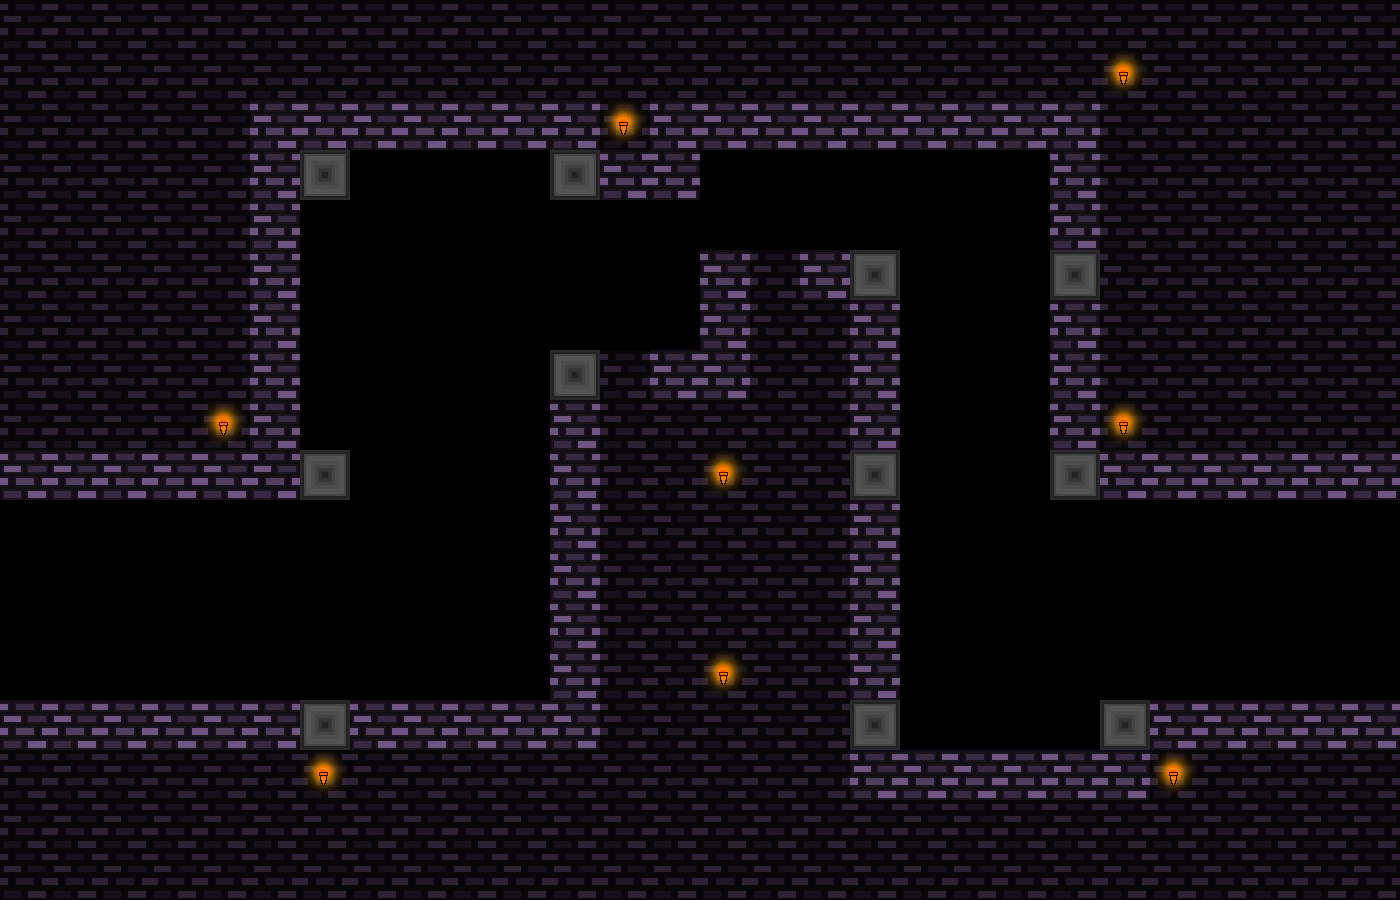

A level layout from a 2D game, rendered from its tile map. Below: a short description, then the map file with tile-grid data replaced by summaries:
An orthogonal 28x18 tile map with 50x50 px tiles, 3 tile layers (tiles-main, tiles-deco, tiles-deco2), 7 tilesets and 51 objects (26x laser, 9x warp, 8x light, 3x spike, 2x falling, ...).

<map version="1.10" tiledversion="1.11.2" orientation="orthogonal" renderorder="right-down" width="28" height="18" tilewidth="50" tileheight="50" infinite="0" nextlayerid="20" nextobjectid="385">
 <properties>
  <property name="songName" value="castle1" />
 </properties>
 <tileset firstgid="1" source="ch1-tiles.tsx" />
 <tileset firstgid="81" source="../../textures/trampoline.tsx" />
 <tileset firstgid="84" source="../../textures/save.tsx" />
 <tileset firstgid="85" source="../../textures/spike.tsx" />
 <tileset firstgid="93" source="../../textures/laser.tsx" />
 <tileset firstgid="111" source="../../textures/light.tsx" />
 <tileset firstgid="112" source="../../textures/transition-tiles.tsx" />
 <layer id="1" name="tiles-main" width="28" height="18">
  <data>[504 cells, 127 non-empty, 3 distinct tile ids]</data>
 </layer>
 <layer id="5" name="tiles-deco" width="28" height="18">
  <data>[504 cells, 221 non-empty, 1 distinct tile ids]</data>
 </layer>
 <layer id="18" name="tiles-deco2" width="28" height="18">
  <data>[504 cells, 8 non-empty, 1 distinct tile ids]</data>
 </layer>
 <objectgroup id="16" name="falling">
  <properties>
   <property name="direction" value="down" />
  </properties>
  <object id="369" name="falling" gid="16" x="600" y="400" width="50" height="50">
   <properties>
    <property name="direction" value="down" />
   </properties>
  </object>
  <object id="372" name="falling" gid="16" x="750" y="300" width="50" height="50">
   <properties>
    <property name="direction" value="down" />
   </properties>
  </object>
 </objectgroup>
 <objectgroup id="13" name="platform">
  <object id="314" name="platform" gid="27" x="400" y="650" width="50" height="50">
   <properties>
    <property name="direction" value="up" />
   </properties>
  </object>
  <object id="315" name="platform" gid="29" x="950" y="300" width="50" height="50">
   <properties>
    <property name="direction" value="down" />
   </properties>
  </object>
 </objectgroup>
 <objectgroup id="14" name="light">
  <object id="358" name="light" gid="111" x="228" y="872" width="200" height="200" />
  <object id="359" name="light" gid="111" x="125.333" y="528" width="200" height="200" />
  <object id="360" name="light" gid="111" x="1022.67" y="173.333" width="200" height="200" />
  <object id="361" name="light" gid="111" x="624" y="570.667" width="200" height="200" />
  <object id="362" name="light" gid="111" x="1026.67" y="528" width="200" height="200" />
  <object id="363" name="light" gid="111" x="626.667" y="774.667" width="200" height="200" />
  <object id="364" name="light" gid="111" x="1076" y="873.333" width="200" height="200" />
  <object id="384" name="light" gid="111" x="525" y="221" width="200" height="200" />
 </objectgroup>
 <objectgroup id="7" name="trampoline" />
 <objectgroup id="9" name="spike-normal">
  <object id="357" name="spike" gid="85" x="850" y="250" width="50" height="50">
   <properties>
    <property name="id" value="0" />
   </properties>
  </object>
  <object id="370" name="spike" gid="91" x="600" y="840" width="50" height="50">
   <properties>
    <property name="id" value="6" />
   </properties>
  </object>
  <object id="371" name="spike" gid="91" x="750" y="840" width="50" height="50">
   <properties>
    <property name="id" value="6" />
   </properties>
  </object>
 </objectgroup>
 <objectgroup id="8" name="save">
  <object id="365" name="save" gid="84" x="200" y="600" width="50" height="50" />
 </objectgroup>
 <objectgroup id="10" name="laser">
  <object id="316" name="laser" gid="93" x="350" y="200" width="50" height="50">
   <properties>
    <property name="direction" value="h" />
   </properties>
  </object>
  <object id="317" name="laser" gid="93" x="400" y="200" width="50" height="50">
   <properties>
    <property name="direction" value="h" />
   </properties>
  </object>
  <object id="318" name="laser" gid="93" x="500" y="200" width="50" height="50">
   <properties>
    <property name="direction" value="h" />
   </properties>
  </object>
  <object id="319" name="laser" gid="93" x="450" y="200" width="50" height="50">
   <properties>
    <property name="direction" value="h" />
   </properties>
  </object>
  <object id="320" name="laser" gid="99" x="550" y="350" width="50" height="50">
   <properties>
    <property name="direction" value="v" />
   </properties>
  </object>
  <object id="322" name="laser" gid="93" x="900" y="300" width="50" height="50">
   <properties>
    <property name="direction" value="h" />
   </properties>
  </object>
  <object id="323" name="laser" gid="93" x="1000" y="300" width="50" height="50">
   <properties>
    <property name="direction" value="h" />
   </properties>
  </object>
  <object id="324" name="laser" gid="107" x="950" y="300" width="50" height="50">
   <properties>
    <property name="direction" value="hoff" />
   </properties>
  </object>
  <object id="325" name="laser" gid="93" x="950" y="500" width="50" height="50">
   <properties>
    <property name="direction" value="h" />
   </properties>
  </object>
  <object id="326" name="laser" gid="107" x="900" y="500" width="50" height="50">
   <properties>
    <property name="direction" value="hoff" />
   </properties>
  </object>
  <object id="327" name="laser" gid="107" x="1000" y="500" width="50" height="50">
   <properties>
    <property name="direction" value="hoff" />
   </properties>
  </object>
  <object id="328" name="laser" gid="93" x="900" y="750" width="50" height="50">
   <properties>
    <property name="direction" value="h" />
   </properties>
  </object>
  <object id="329" name="laser" gid="93" x="950" y="750" width="50" height="50">
   <properties>
    <property name="direction" value="h" />
   </properties>
  </object>
  <object id="330" name="laser" gid="93" x="1000" y="750" width="50" height="50">
   <properties>
    <property name="direction" value="h" />
   </properties>
  </object>
  <object id="331" name="laser" gid="93" x="1050" y="750" width="50" height="50">
   <properties>
    <property name="direction" value="h" />
   </properties>
  </object>
  <object id="336" name="laser" gid="105" x="550" y="300" width="50" height="50">
   <properties>
    <property name="direction" value="voff" />
   </properties>
  </object>
  <object id="337" name="laser" gid="105" x="550" y="250" width="50" height="50">
   <properties>
    <property name="direction" value="voff" />
   </properties>
  </object>
  <object id="338" name="laser" gid="99" x="300" y="450" width="50" height="50">
   <properties>
    <property name="direction" value="v" />
   </properties>
  </object>
  <object id="339" name="laser" gid="99" x="300" y="400" width="50" height="50">
   <properties>
    <property name="direction" value="v" />
   </properties>
  </object>
  <object id="340" name="laser" gid="99" x="300" y="350" width="50" height="50">
   <properties>
    <property name="direction" value="v" />
   </properties>
  </object>
  <object id="341" name="laser" gid="99" x="300" y="300" width="50" height="50">
   <properties>
    <property name="direction" value="v" />
   </properties>
  </object>
  <object id="342" name="laser" gid="99" x="300" y="250" width="50" height="50">
   <properties>
    <property name="direction" value="v" />
   </properties>
  </object>
  </objectgroup>
 <objectgroup id="11" name="bg">
  <properties>
   <property name="bgName" value="castleBG" />
  </properties>
 </objectgroup>
 <objectgroup id="12" name="mapEffect">
  <properties>
   <property name="effectType" value="none" />
  </properties>
 </objectgroup>
 <objectgroup id="15" name="music">
  <properties>
   <property name="songName" value="castle1" />
  </properties>
 </objectgroup>
 <objectgroup id="19" name="warps">
  <!-- 9 objects omitted --></objectgroup>
</map>
<!-- 13 of 51 objects omitted -->
